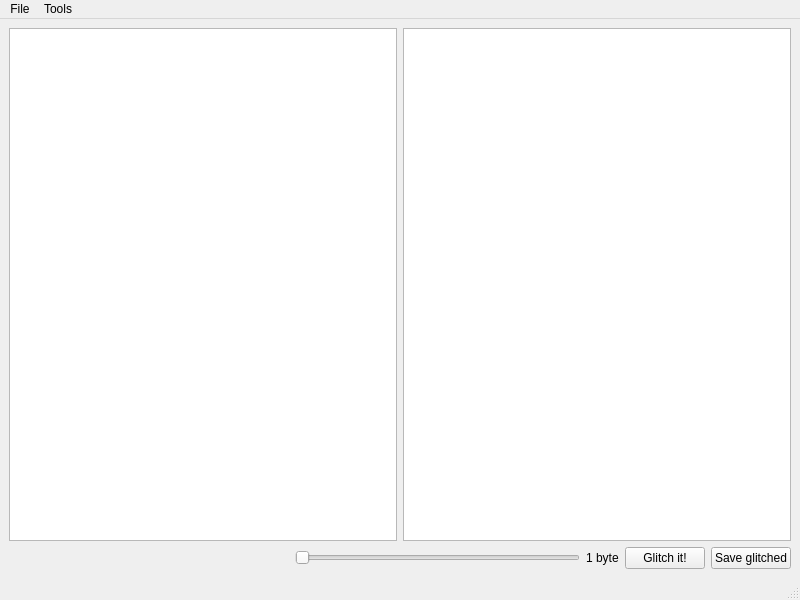
<?xml version="1.0" encoding="UTF-8"?>
<ui version="4.0">
 <class>MainWindow</class>
 <widget class="QMainWindow" name="MainWindow">
  <property name="geometry">
   <rect>
    <x>0</x>
    <y>0</y>
    <width>800</width>
    <height>600</height>
   </rect>
  </property>
  <property name="windowTitle">
   <string>Glitcher by Sharky.pw</string>
  </property>
  <widget class="QWidget" name="centralwidget">
   <layout class="QVBoxLayout" name="verticalLayout_2">
    <item>
     <layout class="QHBoxLayout" name="horizontalLayout">
      <item>
       <widget class="QGraphicsView" name="imgInput"/>
      </item>
      <item>
       <widget class="QGraphicsView" name="imgOutput"/>
      </item>
     </layout>
    </item>
    <item>
     <layout class="QHBoxLayout" name="horizontalLayout_2">
      <item>
       <spacer name="horizontalSpacer">
        <property name="orientation">
         <enum>Qt::Horizontal</enum>
        </property>
        <property name="sizeHint" stdset="0">
         <size>
          <width>40</width>
          <height>20</height>
         </size>
        </property>
       </spacer>
      </item>
      <item>
       <widget class="QSlider" name="sliderNumGlitch">
        <property name="minimum">
         <number>1</number>
        </property>
        <property name="orientation">
         <enum>Qt::Horizontal</enum>
        </property>
       </widget>
      </item>
      <item>
       <widget class="QLabel" name="txtGlitch">
        <property name="text">
         <string>1 byte</string>
        </property>
       </widget>
      </item>
      <item>
       <widget class="QPushButton" name="cmdRndGlitch">
        <property name="text">
         <string>Glitch it!</string>
        </property>
       </widget>
      </item>
      <item>
       <widget class="QPushButton" name="cmdSave">
        <property name="text">
         <string>Save glitched</string>
        </property>
       </widget>
      </item>
     </layout>
    </item>
   </layout>
  </widget>
  <widget class="QMenuBar" name="menubar">
   <property name="geometry">
    <rect>
     <x>0</x>
     <y>0</y>
     <width>800</width>
     <height>21</height>
    </rect>
   </property>
   <widget class="QMenu" name="menuFile">
    <property name="title">
     <string>File</string>
    </property>
    <addaction name="actionOpen"/>
    <addaction name="separator"/>
    <addaction name="actionExit"/>
   </widget>
   <widget class="QMenu" name="menuTools">
    <property name="title">
     <string>Tools</string>
    </property>
    <addaction name="actionMake_animation"/>
   </widget>
   <addaction name="menuFile"/>
   <addaction name="menuTools"/>
  </widget>
  <widget class="QStatusBar" name="statusbar"/>
  <action name="actionOpen">
   <property name="text">
    <string>Open</string>
   </property>
  </action>
  <action name="actionExit">
   <property name="text">
    <string>Exit</string>
   </property>
  </action>
  <action name="actionMake_animation">
   <property name="text">
    <string>Make animation</string>
   </property>
  </action>
 </widget>
 <resources/>
 <connections>
  <connection>
   <sender>actionExit</sender>
   <signal>triggered()</signal>
   <receiver>MainWindow</receiver>
   <slot>close()</slot>
   <hints>
    <hint type="sourcelabel">
     <x>-1</x>
     <y>-1</y>
    </hint>
    <hint type="destinationlabel">
     <x>399</x>
     <y>299</y>
    </hint>
   </hints>
  </connection>
 </connections>
</ui>
